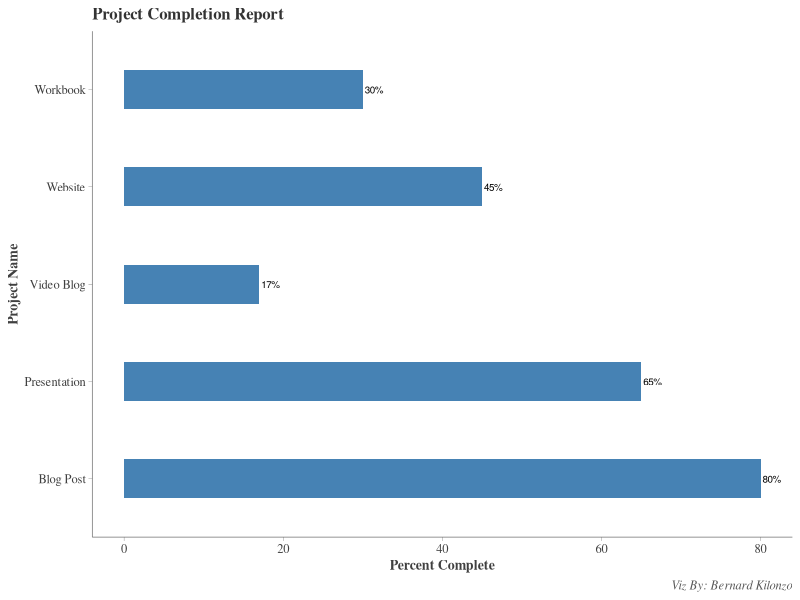
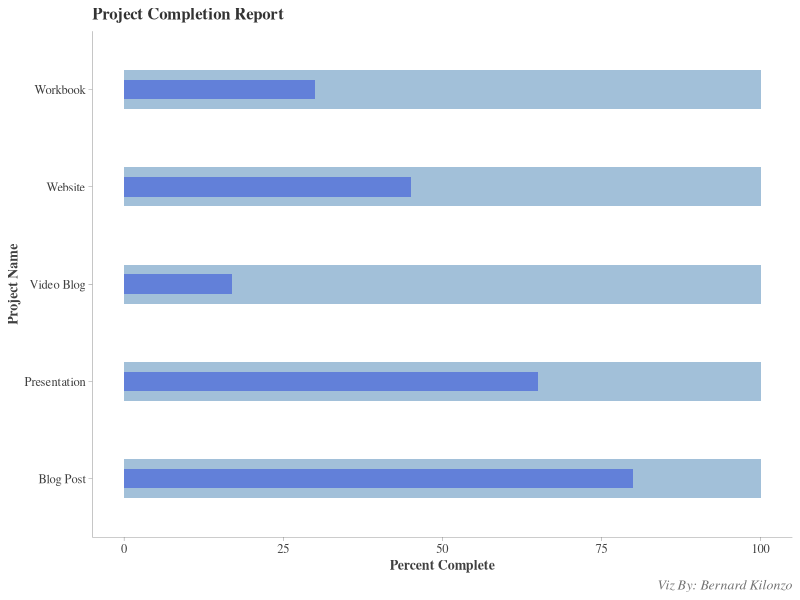

Generate these figures, in order, with R:
setwd("C:\\Users\\berna\\OneDrive\\Desktop\\Production\\dataviz\\code\\Progress bar chart")

#load libraries
library(tidyverse)

#create data
data<-data.frame(ID = 1:5,
                 Project_Task = c("Blog Post","Presentation","Workbook","Website","Video Blog"),
                 percent_complete =c(80,65,30,45,17))

#creating progress bar chart (a simple bar chart)
data%>%ggplot(aes(y = Project_Task, x = percent_complete))+
  geom_bar(stat = "identity", fill = "steelblue", width = 0.4)+
  geom_text(aes(label = paste0(percent_complete,"%")),size =2.5, vjust = 0.5, hjust = -0.1)+
  labs(y = "Project Name", x = "Percent Complete",
       title = "Project Completion Report", caption = "Viz By: Bernard Kilonzo")+
  theme(panel.background = element_blank(),
        axis.ticks = element_line(color = "gray30", linewidth = 0.1),
        axis.line = element_line(color = "gray30", linewidth = 0.2),
        axis.title = element_text(family = "serif", face = "bold", color = "gray25",size = 10),
        axis.text = element_text(family = "serif", color = "gray25", size = 9),
        plot.title = element_text(family = "serif", face = "bold", size = 12, color = "gray20"),
        plot.caption = element_text(family = "serif", face = "italic", size = 9, color = "gray35"))

#adding a new column computing 100% complete
data<-data%>%mutate(complete_project = 100)

#creating progress bar chart (as a bar-in-bar chart)
data%>%ggplot(aes(y = Project_Task))+
  geom_bar(aes(x = percent_complete), stat = "identity", width = 0.2, fill = "blue", alpha = 0.5)+
  geom_bar(aes(x = complete_project), stat = "identity", width = 0.4, fill = "steelblue", alpha = 0.5)+
  labs(title = "Project Completion Report", caption = "Viz By: Bernard Kilonzo",
       x = "Percent Complete", y = "Project Name")+
  theme(panel.background = element_blank(),
        axis.text = element_text(family = "serif", size = 9, color = "gray25"),
        axis.title = element_text(family = "serif", face = "bold", size = 10, color = "gray25"),
        axis.line = element_line(color = "gray25", linewidth = 0.1),
        axis.ticks = element_line(linewidth = 0.1, color = "gray25"),
        plot.title = element_text(family = "serif", face = "bold", size = 12, color = "gray20"),
        plot.caption = element_text(family = "serif", face = "italic", size = 10, color = "gray45"))
